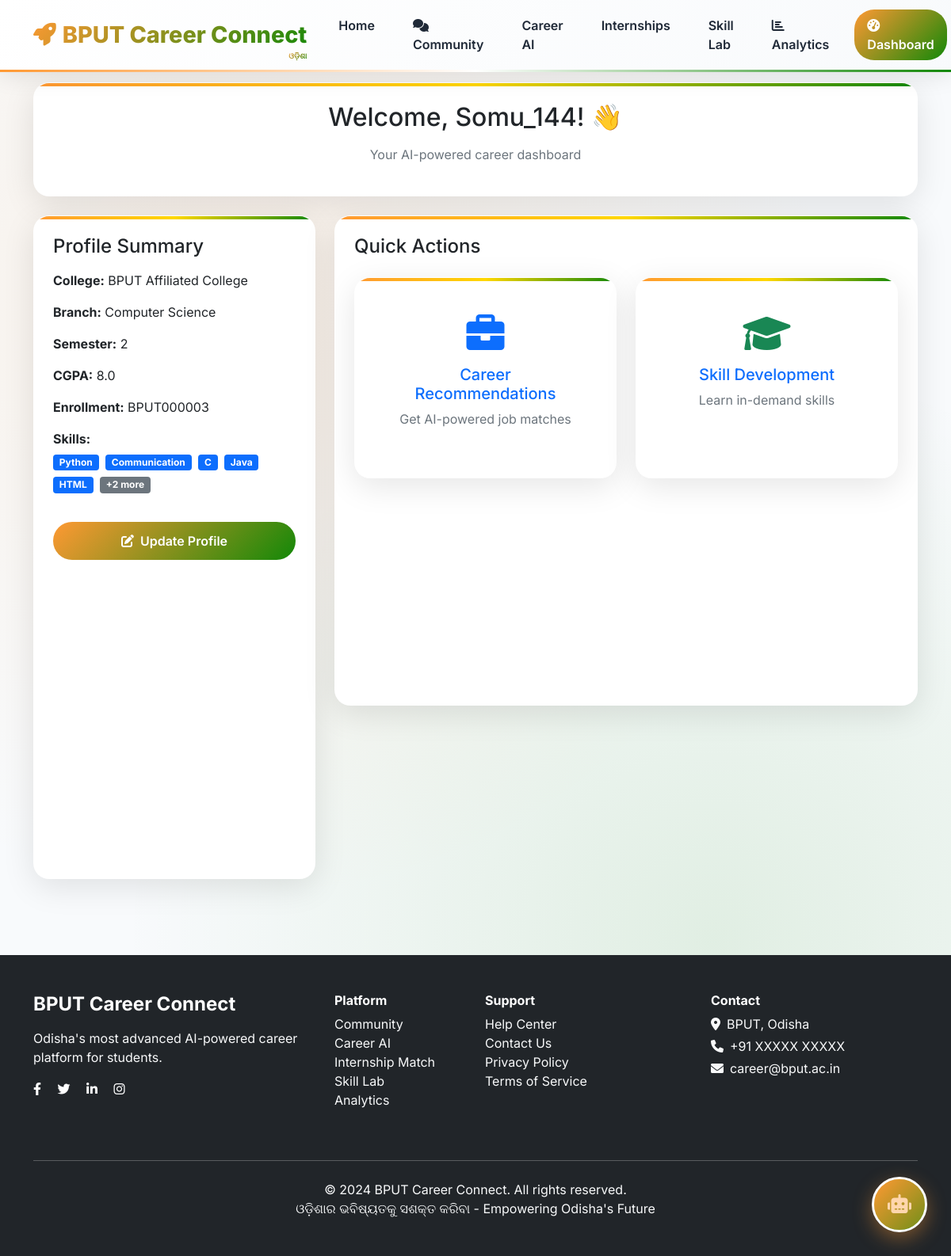
Page /dashboard/ (signed in) on the committed database.
### users/models.py (models this page shows, shortened)
class StudentProfile(models.Model):
    BRANCH_CHOICES = [
        ('Computer Science', 'Computer Science'),
        ('Electrical Engineering', 'Electrical Engineering'),
        ('Civil Engineering', 'Civil Engineering'),
        ('Mechanical Engineering', 'Mechanical Engineering'),
        ('Electronics Engineering', 'Electronics Engineering'),
        ('Information Technology', 'Information Technology'),
        ('Chemical Engineering', 'Chemical Engineering'),
        ('Biotechnology', 'Biotechnology'),
    ]
    user = models.OneToOneField(User, on_delete=models.CASCADE)
    student_id = models.CharField(max_length=20, unique=True, blank=True, null=True)
    enrollment_no = models.CharField(max_length=20, unique=True, blank=True, null=True)
    college = models.CharField(max_length=200, default='BPUT Affiliated College')
    branch = models.CharField(max_length=100, choices=BRANCH_CHOICES, default='Computer Science')  # ADDED CHOICES
    semester = models.IntegerField(default=1)
    cgpa = models.FloatField(default=0.0)
    skills = models.TextField(default='Python, Communication')
    interests = models.TextField(blank=True)
    projects = models.TextField(blank=True, default='', help_text='Describe your projects and work experience')
    certifications = models.TextField(blank=True, default='', help_text='List your certifications and courses')
    resume = models.FileField(upload_to='resumes/', null=True, blank=True)
    def get_skills_list(self):
        return [skill.strip() for skill in self.skills.split(',') if skill.strip()]

### career_platform/views.py (the view)
# urls.py: path('dashboard/', views.dashboard, name='dashboard'),
@login_required
def dashboard(request):
    try:
        from users.models import StudentProfile
        try:
            profile = StudentProfile.objects.get(user=request.user)
            created = False
        except StudentProfile.DoesNotExist:
            profile = StudentProfile.objects.create(
                user=request.user,
                student_id=f"STU{request.user.id:06d}",
                enrollment_no=f"BPUT{request.user.id:06d}",
                college="BPUT Affiliated College",
                branch="Computer Science",
                semester=1,
                cgpa=0.0,
                skills="Python, Communication",
                interests="Technology, Programming",
                projects="Academic projects",
                certifications="None"
            )
            created = True
            messages.info(request, 'Welcome! We created your student profile.')
        quick_recommendations = []
        try:
            from ai_engine.core.data_loader import DataLoader
            from ai_engine.core.recommender import CareerRecommender
            data_loader = DataLoader()
            recommender = CareerRecommender(data_loader)
            quick_recommendations = recommender.recommend_careers(profile, top_n=20)
            ai_status = "✅ Professional AI Engine"
            logger.info(f"✅ AI recommendations generated for {request.user.username}")
        except Exception as e:
            logger.warning(f"⚠️ Quick AI insights not available: {e}")
            quick_recommendations = get_basic_recommendations(profile)[:2]
            ai_status = "⚠️ Basic Recommendations"
        dashboard_metrics = get_dashboard_metrics(profile)
        context = {
            'student_profile': profile,
            'profile': profile,
            'user': request.user,
            'quick_recommendations': quick_recommendations,
            'profile_created': created,
            'ai_status': ai_status,
            'dashboard_metrics': dashboard_metrics
        }
        return render(request, 'dashboard/student_dashboard.html', context)
    except Exception as e:
        logger.error(f"❌ Dashboard error: {e}")
        messages.error(request, 'Error loading dashboard. Please try again.')
        return redirect('home')

### ai_engine/core/data_loader.py (called while the page is built)
    def load_all_data(self):
        print("📊 Loading career data from multiple sources...")
        self.load_linkedin_jobs()
        self.load_career_recommendation_data()
        self.load_job_description_data()
        self.load_student_performance_data()
        self.load_student_information_data()
        self.load_edu_data()
        if len(self.jobs) < 15:
            self.add_professional_templates()
        print(f"✅ Loaded {len(self.jobs)} jobs and {len(self.students)} student profiles")

    def load_student_information_data(self):
        try:
            paths = [
                'datasets/students.csv',
                'datasets/StudentsPerformance.csv',
                'students.csv'
            ]
            for path in paths:
                if os.path.exists(path):
                    df = pd.read_csv(path, nrows=50)
                    print(f"   📁 Loading student info from: {path}")
                    break
        except Exception as e:
            print(f"   ❌ Student info loading failed: {e}")

    def load_edu_data(self):
        try:
            paths = [
                'datasets/xAPI-Edu-Data.csv',
                'datasets/StudentsPerformance.csv',
                'xAPI-Edu-Data.csv'
            ]
            for path in paths:
                if os.path.exists(path):
                    df = pd.read_csv(path, nrows=50)
                    print(f"   📁 Loading educational data from: {path}")
                    break
        except Exception as e:
            print(f"   ❌ Educational data loading failed: {e}")

### ai_engine/core/recommender.py (called while the page is built)
    def get_real_missing_skills(self, student_skills, job):
        student_skill_list = [s.strip().lower() for s in str(student_skills).split(',') if s.strip()]
        job_skill_list = [s.strip().lower() for s in str(job['required_skills']).split(',') if s.strip()]
        missing_skills = []
        for job_skill in job_skill_list:
            found = False
            for student_skill in student_skill_list:
                if (student_skill in job_skill or job_skill in student_skill or
                    any(word in student_skill for word in job_skill.split())):
                    found = True
                    break
            if not found:
                missing_skills.append(job_skill.title())
        return missing_skills[:3]

### career_platform/context_processors.py (called while the page is built)
def multilingual_context(request):
    context = {}
    return create_multilingual_context(request, context)

### frontend/templates/dashboard/student_dashboard.html (shortened to what this page needs)
{% extends 'base.html' %}
{% block content %}
<div class="container py-4">
    <div class="row mb-4">
        <div class="col-12">
            <div class="cultural-card p-4">
                <h2 class="text-center mb-3">Welcome, {{ user.username }}! 👋</h2>
                <p class="text-center text-muted">Your AI-powered career dashboard</p>
            </div>
        </div>
    </div>
    <div class="row">
        <div class="col-md-4 mb-4">
            <div class="cultural-card p-4 h-100">
                <h4 class="mb-3">Profile Summary</h4>
                {% if profile %}
                    <div class="mb-3">
                        <strong>College:</strong> {{ profile.college }}
                    </div>
                    <div class="mb-3">
                        <strong>Branch:</strong> {{ profile.branch }}
                    </div>
                    <div class="mb-3">
                        <strong>Semester:</strong> {{ profile.semester }}
                    </div>
                    <div class="mb-3">
                        <strong>CGPA:</strong> {{ profile.cgpa }}
                    </div>
                    <div class="mb-3">
                        <strong>Enrollment:</strong> {{ profile.enrollment_no }}
                    </div>
                    <div class="mb-3">
                        <strong>Skills:</strong>
                        <div class="mt-1">
                            {% for skill in profile.get_skills_list|slice:":5" %}
                                <span class="badge bg-primary me-1 mb-1">{{ skill }}</span>
                            {% endfor %}
                            {% if profile.get_skills_list|length > 5 %}
                                <span class="badge bg-secondary">+{{ profile.get_skills_list|length|add:"-5" }} more</span>
                            {% endif %}
                        </div>
                    </div>
                    <a href="/profile/" class="btn btn-odisha w-100 mt-3">
                        <i class="fas fa-edit me-2"></i>Update Profile
                    </a>
                {% endif %}
            </div>
        </div>
        <div class="col-md-8">
            <div class="cultural-card p-4 mb-4">
                <h4 class="mb-4">Quick Actions</h4>
                <div class="row">
                    <div class="col-md-6 mb-3">
                        <a href="/career-recommendations/" class="card cultural-card text-decoration-none h-100">
                            <div class="card-body text-center">
                                <i class="fas fa-briefcase fa-3x text-primary mb-3"></i>
                                <h5>Career Recommendations</h5>
                                <p class="text-muted">Get AI-powered job matches</p>
                            </div>
                        </a>
                    </div>
                    <div class="col-md-6 mb-3">
                        <a href="/skill-development/" class="card cultural-card text-decoration-none h-100">
                            <div class="card-body text-center">
                                <i class="fas fa-graduation-cap fa-3x text-success mb-3"></i>
                                <h5>Skill Development</h5>
                                <p class="text-muted">Learn in-demand skills</p>
                            </div>
                        </a>
                    </div>
                    <div class="col-md-6 mb-3">
                    </div>
                    <div class="col-md-6 mb-3">
                    </div>
                </div>
            </div>
        </div>
    </div>
</div>
{% endblock %}

### frontend/static/css/advanced.css (style rules this page uses)
:root { --primary: #6366f1; --primary-dark: #4f46e5; --secondary: #10b981; --accent: #f59e0b; --dark: #1f2937; --light: #f8fafc; }

### frontend/static/css/style.css (style rules this page uses)
:root { --primary-color: #FF9933; --secondary-color: #138808; --accent-color: #8B4513; --blue-color: #000080; --gold-color: #FFD700; --dark-blue: #1e3a8a; --light-bg: #f8f9fa; }

### frontend/templates/base.html (style rules this page uses)
:root { --primary: #6366f1; --primary-dark: #4f46e5; --secondary: #10b981; --accent: #f59e0b; --dark: #1f2937; --light: #f8fafc; --odisha-orange: #FF9933; --odisha-green: #138808; --odisha-white: #FFFFFF; }
body { font-family: 'Inter', sans-serif; background: var(--light); margin: 0; padding: 0; }
.cultural-card { background: white; border-radius: 20px; padding: 30px; box-shadow: 0 10px 40px rgba(0, 0, 0, 0.1); transition: all 0.3s ease; border: 1px solid rgba(255, 255, 255, 0.2); position: relative; overflow: hidden; }
.cultural-card::before { content: ''; position: absolute; top: 0; left: 0; right: 0; height: 4px; background: linear-gradient(90deg, var(--odisha-orange), #FFD700, var(--odisha-green)); }
.btn-odisha { background: linear-gradient(135deg, var(--odisha-orange), var(--odisha-green)); color: white; border: none; border-radius: 25px; padding: 12px 30px; font-weight: 600; transition: all 0.3s ease; position: relative; overflow: hidden; }
.btn-odisha::before { content: ''; position: absolute; top: 0; left: -100%; width: 100%; height: 100%; background: linear-gradient(90deg, transparent, rgba(255,255,255,0.3), transparent); transition: left 0.5s; }
.traditional-bg { background-image: radial-gradient(circle at 25% 25%, rgba(255, 153, 51, 0.1) 0%, transparent 50%), radial-gradient(circle at 75% 75%, rgba(19, 136, 8, 0.1) 0%, transparent 50%); }

### rows in the picture
StudentProfile: college "BPUT Affiliated College", branch "Computer Science", semester "2", cgpa "8.0", enrollment_no "BPUT000003", get_skills_list|length "2"

### other values in the picture
{{ user.username }} "Somu_144"
{{ skill }} "Python" "Communication" "C" "Java" "HTML"
